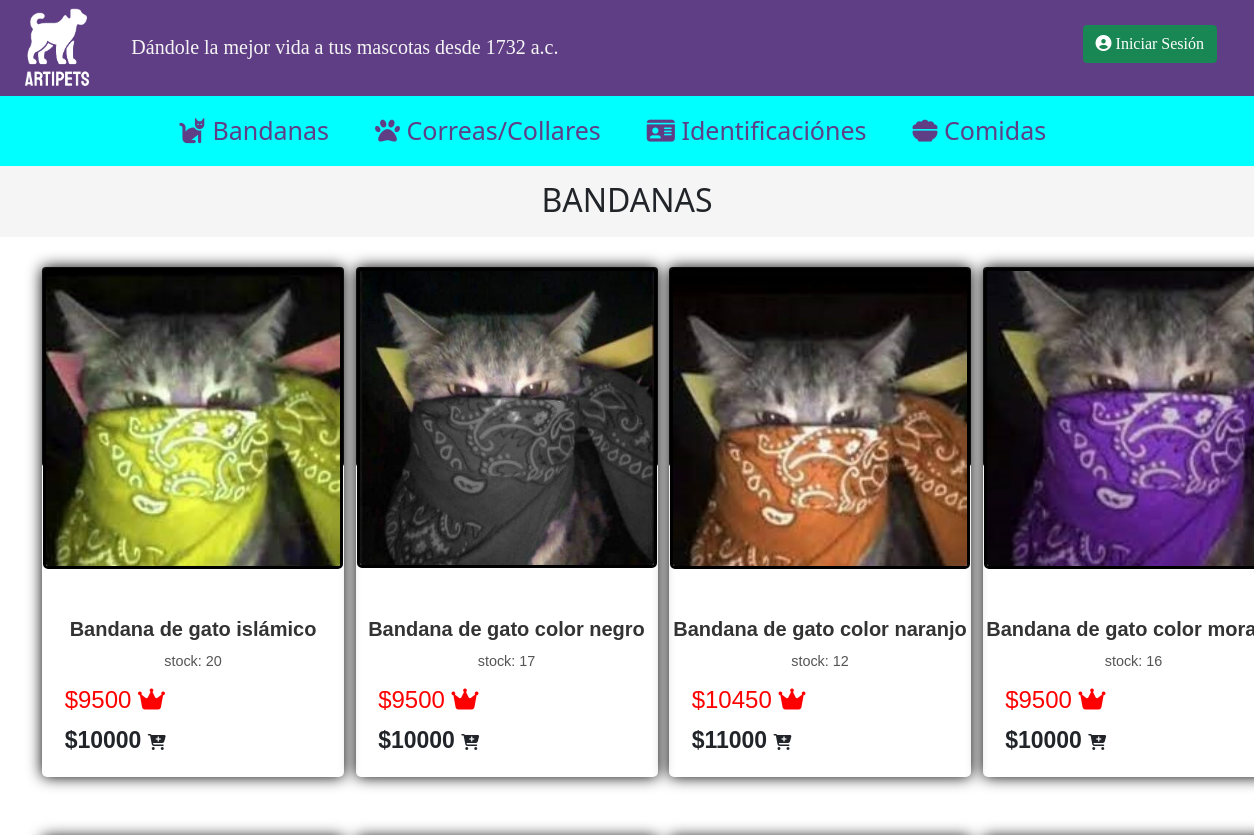
Before: /bandanasnl (upper part) with the older database file.
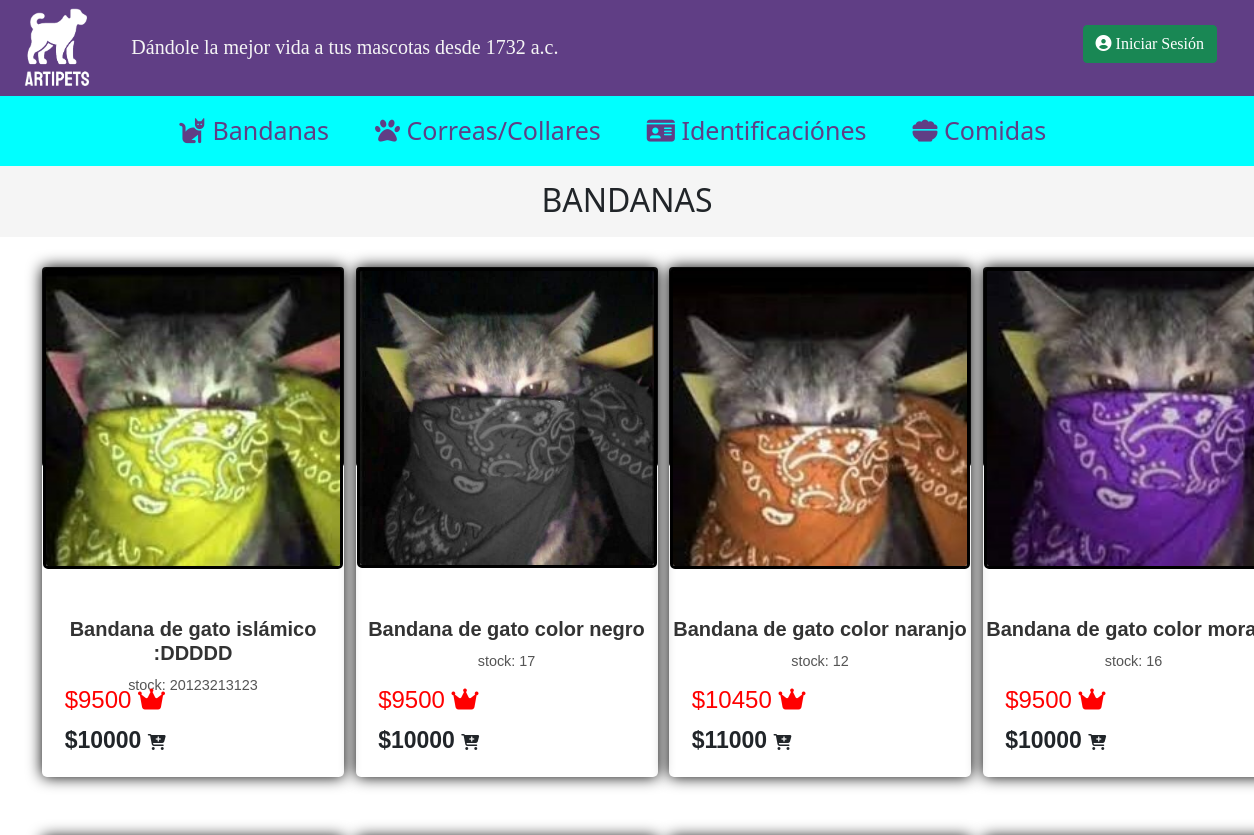
After: the same page with the newer database file.
### app/models.py (models this page shows, shortened)
class Producto(models.Model):
    plu_codigo = models.IntegerField(null=False,primary_key=True)
    stock = models.IntegerField()
    precio = models.IntegerField()
    preciooferta = models.IntegerField()
    nombre = models.CharField(max_length=60)
    marca = models.CharField(max_length=50)
    descripcion = models.CharField(max_length=80)
    tipo = models.ForeignKey(TipoProducto, on_delete=models.CASCADE)
    imagen = models.ImageField(upload_to="productos", null=True)
    created_at = models.DateField(auto_now_add=True)
    updated_at = models.DateField(auto_now=True)
    class Meta:
        db_table = 'db_producto'

### app/views.py (the view)
# urls.py: path('bandanasnl',bandanasnl, name="bandanasnl"),
def bandanasnl(request):
    productosAll = Producto.objects.all()
    datos = {
        'listaProductos' : productosAll
    }
    return render(request,'app/bandanasnl.html',datos)

### app/templates/app/bandanasnl.html
{% extends 'app/base.html' %}
{% load static %}
{% block contenido %}
<div class="container-fluid">
    <div class="row">
        <div class="col-sm-12 pdcsso">
            <h2>BANDANAS</h2>
        </div>
    </div>
</div>
<div class="container-fluid">
    <div class="row">
        <div class="col-sm-12 d-flex">
            <div class="row">
                {% for aux in listaProductos %}
                {% if aux.tipo.tipo == 'bandana' %}
                <div class="col-sm-3 d-flex">
                    <div class="conte">
                        <div class="card gato">
                            {% if aux.imagen %}
                            <img src="{{ aux.imagen.url }}" alt="">
                            {% else %}
                            <img src="{% static 'app/img/productos/gato2.jpg' %}" alt="">
                            {% endif %}
                        </div>
                        <div class="informacion">
                            <h1>{{aux.nombre}}</h1>
                            <p class="fecha">stock: {{aux.stock}}</p>
                        </div>
                        <div class="precio">
                            <div class="box-precio">
                                <span class="precio1"><H4>${{aux.preciooferta}} <i class="fa-solid fa-crown"></i></H4></span>
                                <span class="precio2"><b>${{aux.precio}} </b></span>
                                <i class="fa-solid fa-cart-plus"></i>
                            </div>
                        </div>
                    </div>
                </div>
                {% endif %}
                {% endfor %}
            </div>
        </div>
    </div>
</div>
{% endblock %}

Changed rows visible on the page:
changed Producto: nombre "Bandana de gato islámico" → "Bandana de gato islámico :DDDDD"; stock "20" → "20123213123"
